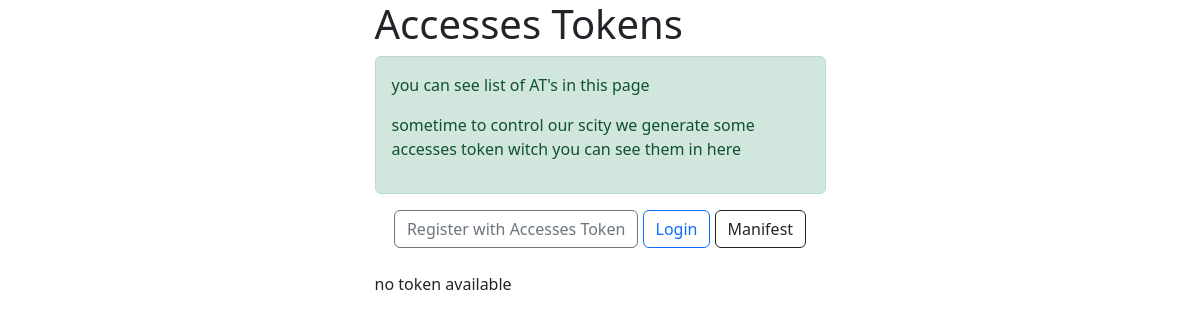
The app's page /at, older data.
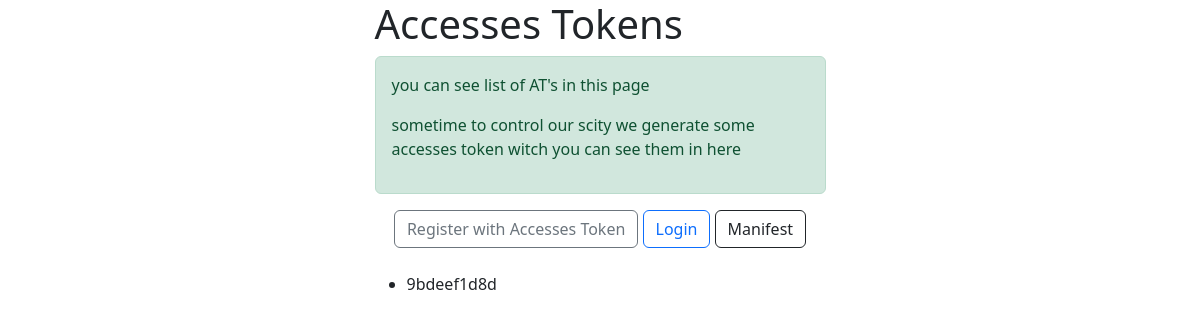
The same page, newer data.
### access_token/models.py (models this page shows)
class AccessToken(models.Model):
    access_token = models.CharField(max_length=128, verbose_name="Access Token", null=False, blank=False)
    representative = models.ForeignKey(User, on_delete=models.CASCADE,
                                       help_text="That user whom created this after deposit confirm",
                                       related_name='representative_id')
    user = models.ForeignKey(User, on_delete=models.CASCADE, help_text="user registered with this token", null=True,
                             blank=True)
    is_used = models.BooleanField(default=False, help_text='a user registered with this token')
    by_superuser = models.BooleanField(default=False, verbose_name='Create by admin',
                                       help_text="Super user Created this Accesses token manually")
    date = models.DateTimeField(verbose_name="Date", auto_now_add=True, null=True)
    objects = AccessTokenManager()
    def __str__(self):
        return self.access_token

### access_token/views.py (the view)
# urls.py: path('at', at, name='at'),
def at(request):
    at_list = AccessToken.objects.filter(by_superuser=True, is_used=False)
    print(at_list)
    context = {
        'at_list': at_list,
    }
    return render(request, 'at/at.html', context)

### templates/at/at.html (shortened to what this page needs)
{% load static %}
<!DOCTYPE html>
<html lang="en">
<head>
    <link rel="stylesheet" href="{% static 'css/bootstrap.css' %}">
</head>
<body>
<div class="container">
    <div class="row justify-content-md-center">
        <div class="col col-lg-2"></div>
        <div class="col-md-5">
            <h1>Accesses Tokens</h1>
            <div class="alert alert-success">
                <p>you can see list of AT's in this page</p>
                <p>sometime to control our scity we generate some accesses token
                    witch you can see them in here</p>
            </div>
            <div class="text-center">
                <a class="btn btn-outline-secondary" href="{% url 'users:signup' %}">Register with Accesses
                    Token</a>
                <a class="btn btn-outline-primary" href="{% url 'users:login' %}">Login</a>
                <a class="btn btn-outline-dark" href="{% url 'core:manifest' %}">Manifest</a>
            </div>
            <br>
            {% if at_list %}
                <ul>
                    {% for at in at_list %}
                        <li>{{ at.access_token }}</li>
                    {% endfor %}
                </ul>
            {% else %}
                <p>no token available</p>
            {% endif %}
        </div>
        <div class="col col-lg-2"></div>
    </div>
</div>
</body>
</html>

Row changes from the older to the newer data that the page shows:
added AccessToken: access_token "9bdeef1d8d"
Text that changed along with them:
text no longer shown: "no token available"
